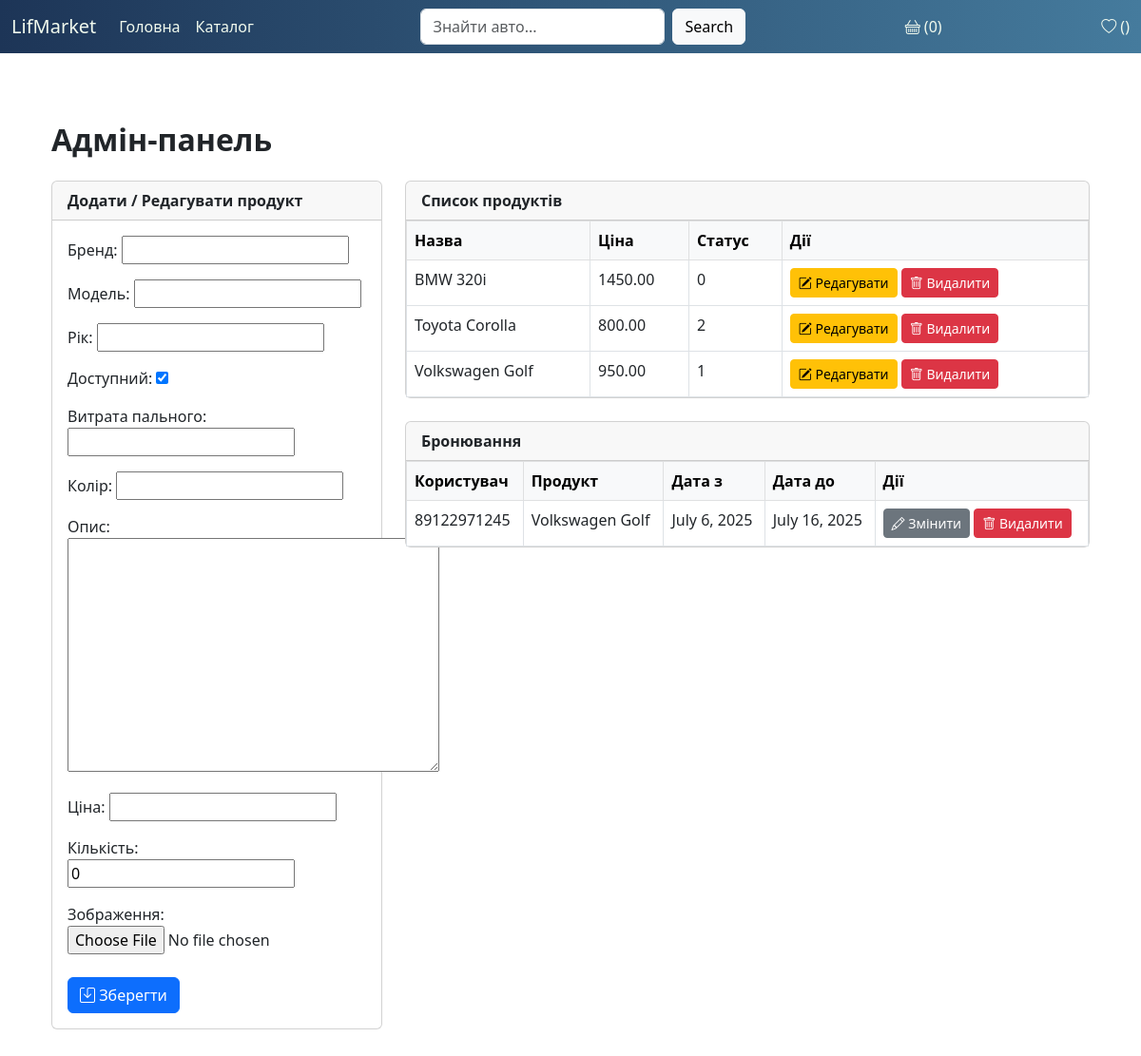
Page /admin-panel/ on the committed database.
### products/models.py (models this page shows, shortened)
class Product(models.Model):
    brand = models.CharField(max_length=50, blank=True, null=True)
    model = models.CharField(max_length=50, blank=True, null=True)
    year = models.PositiveIntegerField(blank=True, null=True)
    available = models.BooleanField(default=True)
    consumption = models.DecimalField(max_digits=4, decimal_places=1, blank=True, null=True)
    color = models.CharField(max_length=30, blank=True, null=True)
    description = models.TextField(blank=True, null=True)
    price = models.DecimalField(max_digits=10, decimal_places=2)
    stock = models.PositiveIntegerField(default=0)
    image = models.ImageField(blank=True, null=True, upload_to="products/")
    name = models.CharField(max_length=100, editable=False)
    created_at = models.DateTimeField(auto_now_add=True)
    updated_at = models.DateTimeField(auto_now=True)
    class Meta:
        ordering = ["name"]

class Booking(models.Model):
    product = models.ForeignKey(Product, on_delete=models.CASCADE)
    name = models.CharField(...)
    email = models.EmailField(...)
    phone = models.CharField(...)
    date_from = models.DateField()
    date_to = models.DateField()

### products/views.py (the view)
# urls.py: path('admin-panel/', views.admin_panel, name='admin_panel'),
def admin_panel(request):
    products = Product.objects.all()
    bookings = Booking.objects.select_related("product").all()
    form = ProductForm(request.POST or None, request.FILES or None)
    if request.method == "POST" and form.is_valid():
        form.save()
        messages.success(request, "Продукт додано!")
        return redirect("admin_panel")
    return render(request, "admin_panel.html", {
        "products": products,
        "form": form,
        "bookings": bookings
    })

### products/forms/product_form.py
class ProductForm(forms.ModelForm):
    class Meta:
        model = Product
        fields = '__all__'
        labels = {
            "brand": "Бренд",
            "model": "Модель",
            "year": "Рік",
            "available": "Доступний",
            "consumption": "Витрата пального",
            "color": "Колір",
            "description": "Опис",
            "price": "Ціна",
            "stock": "Кількість",
            "image": "Зображення"
        }

### cart/cart.py (called while the page is built)
def get_cart(session):
    return session.get(CART_KEY, {})

def get_count(session):
    return len(get_cart(session).keys())

### cart/context_processors.py (called while the page is built)
def cart_count(request):
    return {"cart_count": get_count(request.session)}

### products/templates/admin_panel.html (shortened to what this page needs)
{% extends '_layout.html' %}
{% load static %}
{% block content %}
<link href="https://cdn.jsdelivr.net/npm/bootstrap@5.3.0/dist/css/bootstrap.min.css" rel="stylesheet">
<link href="https://cdn.jsdelivr.net/npm/bootstrap-icons@1.10.5/font/bootstrap-icons.css" rel="stylesheet">
<div class="container my-5">
  <h2 class="mb-4 fw-bold">Адмін-панель</h2>
  <div class="row">
    <div class="col-md-4">
      <div class="card">
        <div class="card-header fw-semibold">
          Додати / Редагувати продукт
        </div>
        <div class="card-body">
          <form method="post" enctype="multipart/form-data">
            {{ form.as_p }}
            <button type="submit" class="btn btn-primary mt-2">
              <i class="bi bi-save"></i> Зберегти
            </button>
          </form>
        </div>
      </div>
    </div>
    <div class="col-md-8">
      <div class="card mb-4">
        <div class="card-header fw-semibold">Список продуктів</div>
        <div class="card-body p-0">
          <table class="table table-bordered table-hover mb-0">
            <thead class="table-light">
              <tr>
                <th>Назва</th>
                <th>Ціна</th>
                <th>Статус</th>
                <th>Дії</th>
              </tr>
            </thead>
            <tbody>
              {% for product in products %}
              <tr>
                <td>{{ product.name }}</td>
                <td>{{ product.price }}</td>
                <td>{{ product.stock }}</td>
                <td>
                  <a href="{% url 'product_edit' product.id %}" class="btn btn-warning btn-sm">
                    <i class="bi bi-pencil-square"></i> Редагувати
                  </a>
                  <a href="{% url 'product_delete' product.id %}" class="btn btn-danger btn-sm">
                    <i class="bi bi-trash"></i> Видалити
                  </a>
                </td>
              </tr>
              {% empty %}
              <tr><td colspan="4" class="text-center">Немає продуктів</td></tr>
              {% endfor %}
            </tbody>
          </table>
        </div>
      </div>
      <div class="card">
        <div class="card-header fw-semibold">Бронювання</div>
        <div class="card-body p-0">
          <table class="table table-bordered table-hover mb-0">
            <thead class="table-light">
              <tr>
                <th>Користувач</th>
                <th>Продукт</th>
                <th>Дата з</th>
                <th>Дата до</th>
                <th>Дії</th>
              </tr>
            </thead>
            <tbody>
              {% for booking in bookings %}
              <tr>
                <td>{{ booking.name }}</td>
                <td>{{ booking.product.name }}</td>
                <td>{{ booking.date_from|date:"F j, Y" }}</td>
                <td>{{ booking.date_to|date:"F j, Y" }}</td>
                <td>
                  <a href="{% url 'booking_edit' booking.id %}" class="btn btn-secondary btn-sm">
                    <i class="bi bi-pencil"></i> Змінити
                  </a>
                  <a href="{% url 'booking_delete' booking.id %}" class="btn btn-danger btn-sm">
                    <i class="bi bi-trash"></i> Видалити
                  </a>
                </td>
              </tr>
              {% empty %}
              <tr><td colspan="5" class="text-center">Немає бронювань</td></tr>
              {% endfor %}
            </tbody>
          </table>
        </div>
      </div>
    </div>
  </div>
</div>
{% endblock %}

### products/templates/_layout.html (shortened to what this page needs)
<!DOCTYPE html>
<html lang="en">
<head>
  <link href="https://cdn.jsdelivr.net/npm/bootstrap@5.3.6/dist/css/bootstrap.min.css" rel="stylesheet" />
  <link rel="stylesheet" href="https://cdn.jsdelivr.net/npm/bootstrap-icons@1.13.1/font/bootstrap-icons.min.css" />
</head>
<body>
  <nav class="navbar navbar-expand-lg navbar-dark navbar-custom">
    <div class="container-fluid">
      <a class="navbar-brand" href="/">LifMarket</a>
      <div class="collapse navbar-collapse justify-content-between" id="navbarNav">
        <ul class="navbar-nav">
          <li class="nav-item">
            <a class="nav-link {% if request.path == '/' %}active{% endif %}" href="/">Головна</a>
          </li>
          <li class="nav-item">
            <a class="nav-link {% if request.path == '/list' %}active{% endif %}" href="/list">Каталог</a>
          </li>
        </ul>
        <form class="d-flex" role="search">
          <input class="form-control me-2" type="search" name="q" placeholder="Знайти авто..." aria-label="Search" />
          <button class="btn btn-light" type="submit">Search</button>
        </form>
        <a class="nav-link text-light" href="/cart">
          <i class="bi bi-basket"></i> ({{ cart_count }})
        </a>
        <a class="nav-link text-light" href="/favorites">
          <i class="bi bi-heart"></i> ({{ favorite_count }})
        </a>
      </div>
    </div>
  </nav>
  <div class="container py-4">
    {% block content %}{% endblock %}
  </div>
</body>
</html>

### products/templates/_layout.html (style rules this page uses)
body { background-color: #f8f9fa; }
.navbar-custom { background: linear-gradient(90deg, #1d3557, #457b9d); }
.navbar-custom .nav-link, .navbar-custom .navbar-brand { color: #f1faee !important; }

### rows in the picture
Product: name "BMW 320i", price "1450.00", stock "0"
Product: name "Toyota Corolla", price "800.00", stock "2"
Product: name "Volkswagen Golf", price "950.00", stock "1"
Booking: name "89122971245", product.name "Volkswagen Golf", date_from "July 6, 2025", date_to "July 16, 2025"

### other values in the picture
{{ cart_count }} "0"
